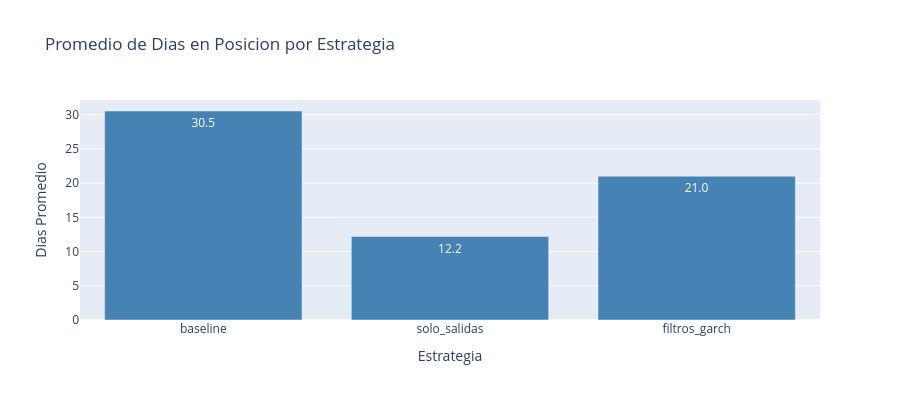

This figure's notebook cell:
### Markdown cell above
### 5.2 Avg Holding Days

### Code cell
# Grafico de holding days por estrategia
names = []
holding_days = []

for name, result in backtest_results.items():
    if result is not None and 'error' not in result.summary:
        names.append(name)
        holding_days.append(result.summary.get('avg_holding_days', 0))

fig = go.Figure()
fig.add_trace(go.Bar(
    x=names, y=holding_days,
    marker_color='steelblue',
    text=[f"{d:.1f}" for d in holding_days],
    textposition='auto'
))

fig.update_layout(
    title='Promedio de Dias en Posicion por Estrategia',
    xaxis_title='Estrategia',
    yaxis_title='Dias Promedio',
    height=400
)

fig.show()

### Figure 1 — Plotly figure (JSON) as saved in the notebook; plotly's stock layout.template omitted (floating-point values rounded to 4 significant figures)
{"data": [{"marker": {"color": "steelblue"}, "text": ["30.5", "12.2", "21.0"], "textposition": "auto", "type": "bar", "x": ["baseline", "solo_salidas", "filtros_garch"], "y": [30.53, 12.19, 21]}], "layout": {"height": 400, "title": {"text": "Promedio de Dias en Posicion por Estrategia"}, "xaxis": {"title": {"text": "Estrategia"}}, "yaxis": {"title": {"text": "Dias Promedio"}}}}
